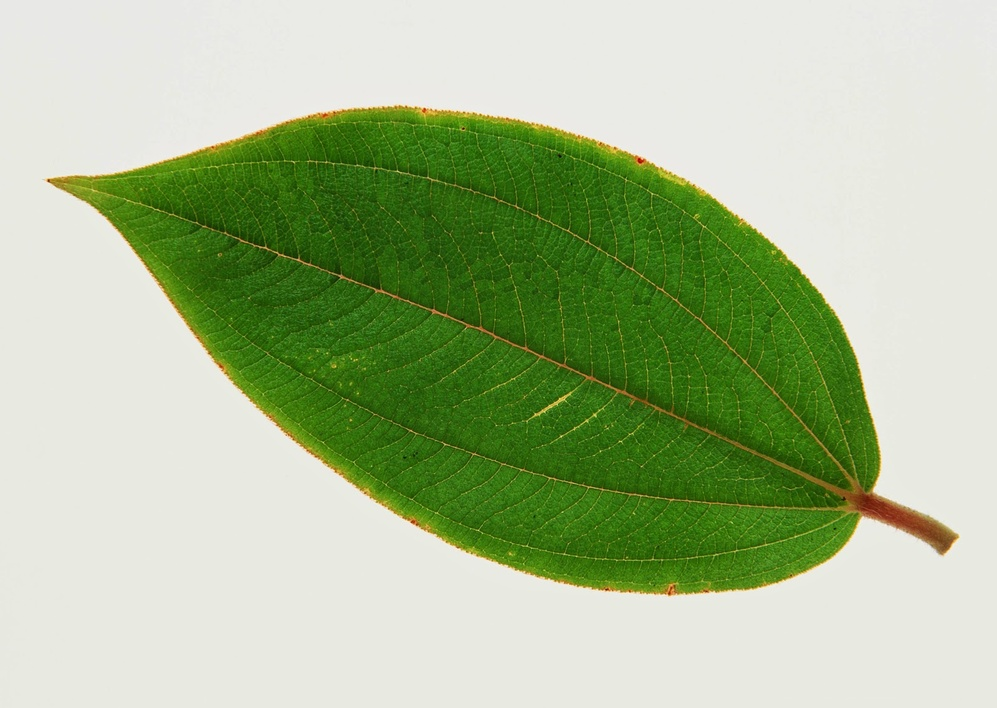
#> input picture halo.jpg, 997 x 708 px, shrunk from 1600 x 1136 before the run, found by its file name
$ python latihan3.py
#> lines starting #> are read from the running program, lines starting #| are printed output that depends on the picture
from importlib import import_module
from turtle import color


import cv2
import numpy as np
from matplotlib import pyplot as plt

img = cv2.imread('halo.jpg')
#> img is the input picture: shape (708, 997, 3); mean B, G, R 148.1, 187.6, 168.9
color = ('b','g','r')
for i,col in enumerate(color):
    histr = cv2.calcHist([img],[i],None,[256],[0,256])
    plt.plot(histr,color = col)
    plt.xlim([0,256])
plt.show()
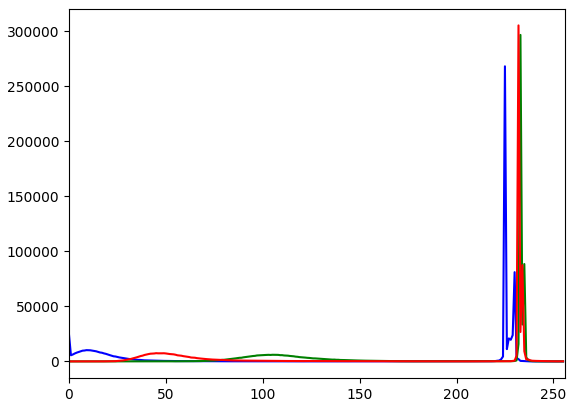
#> figure drawn by matplotlib, 1 panel; curve peaks at x = 225, y = 268004; curve peaks at x = 233, y = 296513; curve peaks at x = 232, y = 305160
